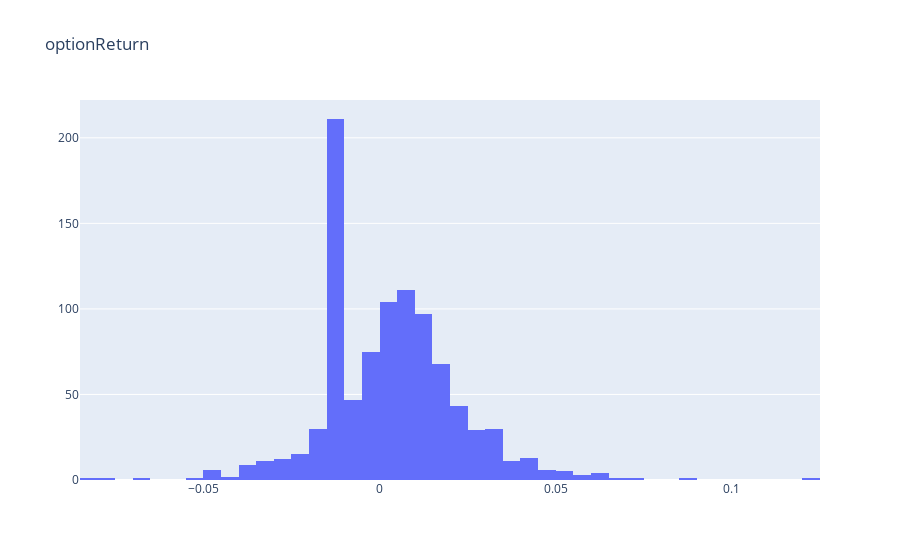

The cell this chart's notebook holds for it:
### Code cell
# portfolio['optionReturn']的分布
fig = go.Figure()
fig.add_trace(go.Histogram(x=portfolio['optionReturn'], name="optionReturn"))
fig.update_layout(title_text='optionReturn')
fig.show()

### Figure 1 — Plotly figure (JSON) as saved in the notebook; plotly's stock layout.template omitted (floating-point values rounded to 4 significant figures; data arrays with more than 128 entries replaced by an {"elided": "..."} marker saying what was removed)
{"data": [{"name": "optionReturn", "type": "histogram", "x": {"elided": "950 float values"}}], "layout": {"title": {"text": "optionReturn"}}}
